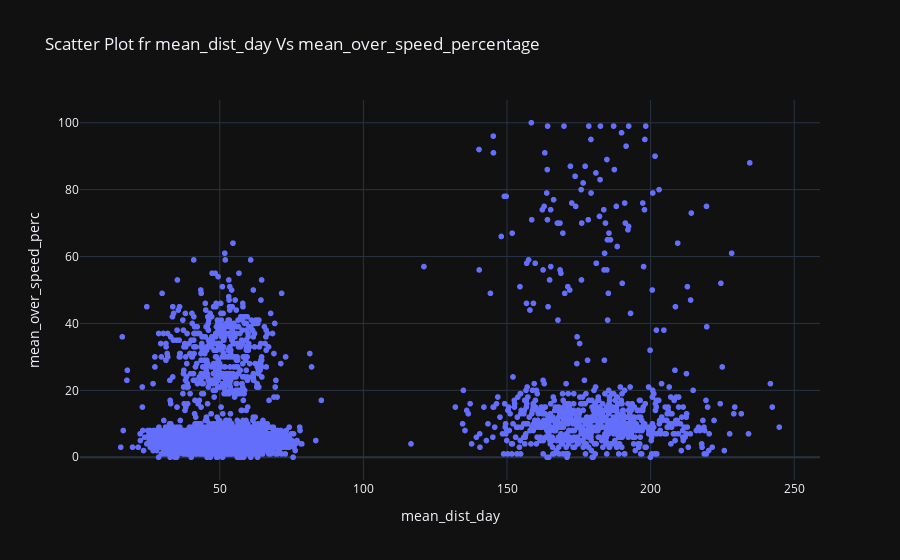

Write notebook code for a chart like this one.
### Code cell
df_fig = px.scatter(df, 
                 x='mean_dist_day', 
                 y='mean_over_speed_perc', 
                 title='Scatter Plot fr mean_dist_day Vs mean_over_speed_percentage',
                 height=800,            
                 template="plotly_dark"
                )
df_fig.show()

### Figure 1 — Plotly figure (JSON) as saved in the notebook; plotly's stock layout.template omitted (floating-point values rounded to 4 significant figures; data arrays with more than 128 entries replaced by an {"elided": "..."} marker saying what was removed)
{"data": [{"hovertemplate": "mean_dist_day=%{x}<br>mean_over_speed_perc=%{y}<extra></extra>", "legendgroup": "", "marker": {"color": "#636efa", "symbol": "circle"}, "mode": "markers", "name": "", "showlegend": false, "type": "scattergl", "x": {"elided": "4000 float values"}, "xaxis": "x", "y": {"elided": "4000 int values"}, "yaxis": "y"}], "layout": {"autosize": true, "legend": {"tracegroupgap": 0}, "title": {"text": "Scatter Plot fr mean_dist_day Vs mean_over_speed_percentage"}, "xaxis": {"anchor": "y", "autorange": true, "domain": [0, 1], "range": [1.645, 258.7], "title": {"text": "mean_dist_day"}, "type": "linear"}, "yaxis": {"anchor": "x", "autorange": true, "domain": [0, 1], "range": [-6.312, 106.3], "title": {"text": "mean_over_speed_perc"}, "type": "linear"}}}
